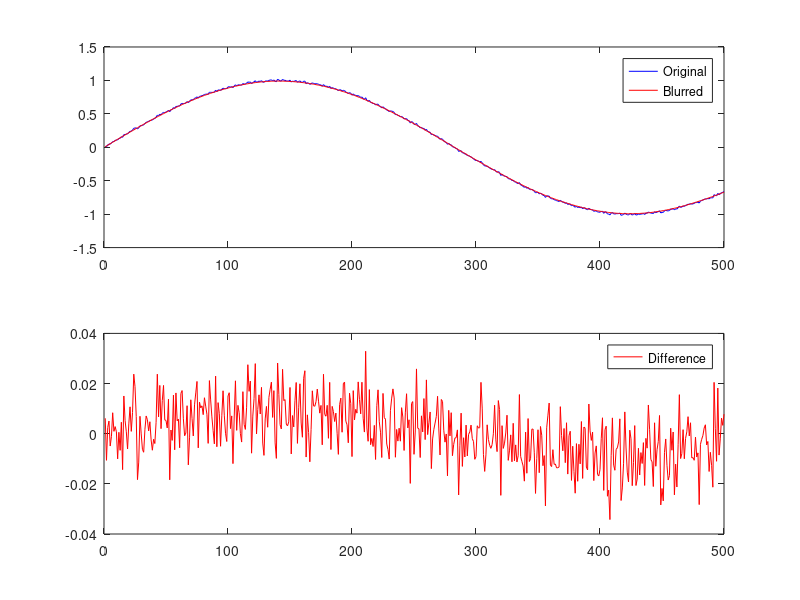

Here is the MATLAB script that generated this plot:

% AUTHOR: Niklas Hauber
% example script showing linear regression based extrapolation

useSlopeExtrapolation = true;
n = 500; % Size of the array
sigma = 15; % gaussian std dev
kernel_size = 50; % must be odd

% init data
%data = (1:n)/n-0.5;
data = sin((1:n)/90);
data = data + 0.01*randn(1,n);
%data(10:20) = nan;
%data(50:60) = nan;

% init gaussian kernel
half_size = floor(kernel_size / 2);
kernel = zeros(1, kernel_size);
for i = -half_size:half_size
    kernel(i + half_size + 1) = exp(-i^2 / (2 * sigma^2));
end
kernel = kernel / sum(kernel);

blurred = zeros(1, n);

for i = 1:n
    self = data(i);

    valueSum = 0;
    distSum = 0;
    
    s_winv = 0;
    s_w = 0;
    s_xy = 0;
    s_x = 0;
    s_y = 0;
    s_x2 = 0;

    for x = -half_size:half_size
        idx = i + x;
        k = kernel(x + half_size + 1);
        valid_sample = idx>= 1 && idx<=n && ~isnan(data(idx));
        if valid_sample
            y = data(idx);
            valueSum = valueSum + y * k;

            s_w=s_w+k;
            s_xy = s_xy+k*x*y;
            s_x = s_x+k*x;
            s_y = s_y+k*y;
            s_x2 = s_x2+k*x*x;
        elseif useSlopeExtrapolation
            s_winv = s_winv+k;
            distSum = distSum+k*x;
        end
    end
    
    if useSlopeExtrapolation
        slope = (s_w*s_xy - s_x*s_y) / (s_w*s_x2 - s_x*s_x);
        intercept = (s_y-slope*s_x)/s_w;
        blurred(i) = valueSum + s_winv*intercept + distSum*slope;
    else
        blurred(i) = valueSum / s_w;
    end
end

%figure
subplot(2,1,1);
hold off; % to replace last figure
plot(data, 'b', 'DisplayName', 'Original');
hold on;
plot(blurred, 'r', 'DisplayName', 'Blurred');
legend;
subplot(2,1,2);
plot(data-blurred, 'r', 'DisplayName', 'Difference');
%ylim([-0.1 0.11])
legend;
